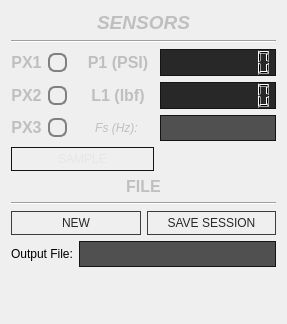
         <widget class="QWidget" name="sensorWidget" native="true">
          <property name="styleSheet">
           <string notr="true">QWidget#sensorWidget
{
  background-color: rgb(0, 0, 0,80);
  color: rgb(220,220,220);
  font-size: 11px;
  outline: none;
opacity: 0.5;
}

/**** QWidget (disabled) ****/
QWidget:disabled
{
  color: rgb(40,40,40);
}</string>
          </property>
          <layout class="QVBoxLayout" name="verticalLayout">
           <property name="sizeConstraint">
            <enum>QLayout::SetMinimumSize</enum>
           </property>
           <item>
            <widget class="QLabel" name="label_8">
             <property name="text">
              <string>&lt;html&gt;&lt;head/&gt;&lt;body&gt;&lt;p align=&quot;center&quot;&gt;&lt;span style=&quot; font-size:14pt; font-weight:600; font-style:italic; color:#bfbfbf;&quot;&gt;SENSORS&lt;/span&gt;&lt;/p&gt;&lt;/body&gt;&lt;/html&gt;</string>
             </property>
            </widget>
           </item>
           <item>
            <widget class="Line" name="line_4">
             <property name="orientation">
              <enum>Qt::Horizontal</enum>
             </property>
            </widget>
           </item>
           <item>
            <layout class="QHBoxLayout" name="pressureLayout"/>
           </item>
           <item>
            <layout class="QGridLayout" name="gridLayout_6">
             <item row="2" column="1">
              <widget class="QRadioButton" name="proxRadio2">
               <property name="styleSheet">
                <string notr="true">QRadioButton::indicator {width: 15px; height: 15px; border-radius: 7px;} QRadioButton::indicator:unchecked { background-color: qlineargradient(x1: 0, y1: 0, x2: 0, y2: 1,
                                    stop: 0 rgb(200,50,50), stop: 1 rgb(145,5,5));

border: 2px solid gray;}</string>
               </property>
               <property name="text">
                <string/>
               </property>
               <property name="checkable">
                <bool>false</bool>
               </property>
              </widget>
             </item>
             <item row="1" column="0">
              <widget class="QLabel" name="s1MSLabel">
               <property name="text">
                <string>&lt;html&gt;&lt;head/&gt;&lt;body&gt;&lt;p align=&quot;center&quot;&gt;&lt;span style=&quot; font-size:12pt; font-weight:600; color:#bfbfbf;&quot;&gt;PX1&lt;/span&gt;&lt;/p&gt;&lt;/body&gt;&lt;/html&gt;</string>
               </property>
              </widget>
             </item>
             <item row="3" column="1">
              <widget class="QRadioButton" name="proxRadio5">
               <property name="styleSheet">
                <string notr="true">QRadioButton::indicator {width: 15px; height: 15px; border-radius: 7px;} QRadioButton::indicator:unchecked { background-color: qlineargradient(x1: 0, y1: 0, x2: 0, y2: 1,
                                    stop: 0 rgb(200,50,50), stop: 1 rgb(145,5,5));

border: 2px solid gray;}</string>
               </property>
               <property name="text">
                <string/>
               </property>
               <property name="checkable">
                <bool>false</bool>
               </property>
              </widget>
             </item>
             <item row="2" column="0">
              <widget class="QLabel" name="label_10">
               <property name="text">
                <string>&lt;html&gt;&lt;head/&gt;&lt;body&gt;&lt;p align=&quot;center&quot;&gt;&lt;span style=&quot; font-size:12pt; font-weight:600; color:#bfbfbf;&quot;&gt;PX2&lt;/span&gt;&lt;/p&gt;&lt;/body&gt;&lt;/html&gt;</string>
               </property>
              </widget>
             </item>
             <item row="3" column="0">
              <widget class="QLabel" name="label_17">
               <property name="enabled">
                <bool>false</bool>
               </property>
               <property name="text">
                <string>&lt;html&gt;&lt;head/&gt;&lt;body&gt;&lt;p align=&quot;center&quot;&gt;&lt;span style=&quot; font-size:12pt; font-weight:600; color:#bfbfbf;&quot;&gt;PX3&lt;/span&gt;&lt;/p&gt;&lt;/body&gt;&lt;/html&gt;</string>
               </property>
              </widget>
             </item>
             <item row="1" column="1">
              <widget class="QRadioButton" name="proxRadio1">
               <property name="styleSheet">
                <string notr="true">QRadioButton::indicator {width: 15px; height: 15px; border-radius: 7px;} QRadioButton::indicator:unchecked {
background-color: qlineargradient(x1: 0, y1: 0, x2: 0, y2: 1,
                                    stop: 0 rgb(0, 242, 0), stop: 1 rgb(0, 170, 0));
border: 2px solid gray;}</string>
               </property>
               <property name="text">
                <string/>
               </property>
               <property name="checkable">
                <bool>false</bool>
               </property>
              </widget>
             </item>
             <item row="2" column="3">
              <widget class="QLCDNumber" name="load1LCD">
               <property name="styleSheet">
                <string notr="true">QLCDNumber
{
  background-color: rgb(40,40,40);
  border: 1px solid rgb(20,20,20);
}

/**** QLCDNumber (disabled) ****/
QLCDNumber:disabled
{
  background-color: rgb(120,120,120);
  border: 1px solid rgb(60,60,60);
}</string>
               </property>
               <property name="digitCount">
                <number>8</number>
               </property>
               <property name="mode">
                <enum>QLCDNumber::Dec</enum>
               </property>
               <property name="value" stdset="0">
                <double>0.000000000000000</double>
               </property>
              </widget>
             </item>
             <item row="1" column="2">
              <widget class="QLabel" name="label_6">
               <property name="styleSheet">
                <string notr="true">QLabel
{
  background-color: transparent;
  color: rgb(220,220,220);
  padding: 4px;
}

/**** QLabel (disabled) ****/
QLabel
{
}</string>
               </property>
               <property name="text">
                <string>&lt;html&gt;&lt;head/&gt;&lt;body&gt;&lt;p align=&quot;center&quot;&gt;&lt;span style=&quot; font-size:12pt; font-weight:600; color:#bfbfbf;&quot;&gt;P1 (PSI)&lt;/span&gt;&lt;/p&gt;&lt;/body&gt;&lt;/html&gt;</string>
               </property>
              </widget>
             </item>
             <item row="1" column="3">
              <widget class="QLCDNumber" name="pressureLCD1">
               <property name="sizePolicy">
                <sizepolicy hsizetype="Minimum" vsizetype="Minimum">
                 <horstretch>0</horstretch>
                 <verstretch>0</verstretch>
                </sizepolicy>
               </property>
               <property name="styleSheet">
                <string notr="true">QLCDNumber
{
  background-color: rgb(40,40,40);
  border: 1px solid rgb(20,20,20);
}

/**** QLCDNumber (disabled) ****/
QLCDNumber:disabled
{
  background-color: rgb(120,120,120);
  border: 1px solid rgb(60,60,60);
}</string>
               </property>
               <property name="digitCount">
                <number>8</number>
               </property>
              </widget>
             </item>
             <item row="3" column="3">
              <widget class="QLineEdit" name="lineEdit">
               <property name="sizePolicy">
                <sizepolicy hsizetype="Maximum" vsizetype="Fixed">
                 <horstretch>0</horstretch>
                 <verstretch>0</verstretch>
                </sizepolicy>
               </property>
               <property name="styleSheet">
                <string notr="true">/**** QLineEdit (enabled) ****/
QLineEdit
{
  background-color: rgb(80,80,80);
  border: 1px solid rgb(20,20,20);
  color: rgb(220,220,220);
  padding: 4px;
  selection-background-color: rgb(70,110,130);
  selection-color: white;
}

QLineEdit:focus
{
  border-color: rgb(90,200,255);
}

/**** QLineEdit (disabled) ****/
QLineEdit:disabled
{
  background-color: rgb(120,120,120);
  border-color: rgb(60,60,60);
  color: rgb(40,40,40);
}</string>
               </property>
              </widget>
             </item>
             <item row="3" column="2">
              <widget class="QLabel" name="label">
               <property name="text">
                <string>&lt;html&gt;&lt;head/&gt;&lt;body&gt;&lt;p align=&quot;center&quot;&gt;&lt;span style=&quot; font-style:italic; color:#bfbfbf;&quot;&gt;Fs (Hz):&lt;/span&gt;&lt;/p&gt;&lt;/body&gt;&lt;/html&gt;</string>
               </property>
              </widget>
             </item>
             <item row="4" column="0" colspan="3">
              <widget class="QPushButton" name="sensorBTN">
               <property name="styleSheet">
                <string notr="true">QPushButton
{
  background-color: qlineargradient(x1: 0, y1: 0, x2: 0, y2: 1,
                                    stop: 0 rgb(120,120,120), stop: 1 rgb(80,80,80));
  border: 1px solid rgb(20,20,20);
  color: rgb(230,230,230);
  padding: 4px 8px;
}

QPushButton:hover
{
 background-color: qlineargradient(x1: 0, y1: 0, x2: 0, y2: 1,
                                    stop: 0 rgb(0, 242, 0), stop: 1 rgb(0, 170, 0));
}

QPushButton:pressed
{
  border-color: rgb(125,75,0);
  padding: 1px -1px -1px 1px;
}

/**** QPushButton (checkable) ****/
QPushButton:checked
{
  background-color: qlineargradient(x1: 0, y1: 0, x2: 0, y2: 1,
                                    stop: 0 rgb(200,50,50), stop: 1 rgb(145,5,5));
  color: rgb(20,20,20);
}

QPushButton:checked:hover
{
  background-color: qlineargradient(x1: 0, y1: 0, x2: 0, y2: 1,
                                    stop: 0 rgb(200,50,50), stop: 1 rgb(145,5,5));
}

/**** QPushButton (disabled) ****/
QPushButton:disabled
{
  background-color: qlineargradient(x1: 0, y1: 0, x2: 0, y2: 1,
                                    stop: 0 rgb(160,160,160), stop: 1 rgb(120,120,120));
  border-color: rgb(60,60,60);
  color: rgb(40,40,40);
}</string>
               </property>
               <property name="text">
                <string>SAMPLE</string>
               </property>
               <property name="checkable">
                <bool>true</bool>
               </property>
              </widget>
             </item>
             <item row="2" column="2">
              <widget class="QLabel" name="label_3">
               <property name="styleSheet">
                <string notr="true">QLabel
{
  background-color: transparent;
  color: rgb(220,220,220);
  padding: 4px;
}

/**** QLabel (disabled) ****/
QLabel
{
}</string>
               </property>
               <property name="text">
                <string>&lt;html&gt;&lt;head/&gt;&lt;body&gt;&lt;p align=&quot;center&quot;&gt;&lt;span style=&quot; font-size:12pt; font-weight:600; color:#bfbfbf;&quot;&gt;L1 (lbf)&lt;/span&gt;&lt;/p&gt;&lt;/body&gt;&lt;/html&gt;</string>
               </property>
              </widget>
             </item>
            </layout>
           </item>
           <item>
            <widget class="QLabel" name="label_12">
             <property name="text">
              <string>&lt;html&gt;&lt;head/&gt;&lt;body&gt;&lt;p align=&quot;center&quot;&gt;&lt;span style=&quot; font-size:12pt; font-weight:600; color:#bfbfbf;&quot;&gt;FILE&lt;/span&gt;&lt;/p&gt;&lt;/body&gt;&lt;/html&gt;</string>
             </property>
            </widget>
           </item>
           <item>
            <widget class="Line" name="line_13">
             <property name="orientation">
              <enum>Qt::Horizontal</enum>
             </property>
            </widget>
           </item>
           <item>
            <layout class="QHBoxLayout" name="horizontalLayout_4">
             <item>
              <widget class="QPushButton" name="newSessionBTN">
               <property name="enabled">
                <bool>false</bool>
               </property>
               <property name="styleSheet">
                <string notr="true">QPushButton
{
  background-color: qlineargradient(x1: 0, y1: 0, x2: 0, y2: 1,
                                    stop: 0 rgb(120,120,120), stop: 1 rgb(80,80,80));
  border: 1px solid rgb(20,20,20);
  color: rgb(230,230,230);
  padding: 4px 8px;
}

QPushButton:hover
{
  background-color: rgb(150,95,15);
}

QPushButton:pressed
{
  border-color: rgb(125,75,0);
  padding: 1px -1px -1px 1px;
}

/**** QPushButton (checkable) ****/
QPushButton:checked
{
  background-color: qlineargradient(x1: 0, y1: 0, x2: 0, y2: 1,
                                    stop: 0 rgb(40,150,200), stop: 1 rgb(90,200,255));
  color: rgb(20,20,20);
}

QPushButton:checked:hover
{
  background-color: rgb(70,110,130);
}

/**** QPushButton (disabled) ****/
QPushButton:disabled
{
  background-color: qlineargradient(x1: 0, y1: 0, x2: 0, y2: 1,
                                    stop: 0 rgb(160,160,160), stop: 1 rgb(120,120,120));
  border-color: rgb(60,60,60);
  color: rgb(40,40,40);
}</string>
               </property>
               <property name="text">
                <string>NEW</string>
               </property>
              </widget>
             </item>
             <item>
              <widget class="QPushButton" name="saveSessionBTN">
               <property name="enabled">
                <bool>false</bool>
               </property>
               <property name="styleSheet">
                <string notr="true">QPushButton
{
  background-color: qlineargradient(x1: 0, y1: 0, x2: 0, y2: 1,
                                    stop: 0 rgb(120,120,120), stop: 1 rgb(80,80,80));
  border: 1px solid rgb(20,20,20);
  color: rgb(230,230,230);
  padding: 4px 8px;
}

QPushButton:hover
{
  background-color: rgb(150,95,15);
}

QPushButton:pressed
{
  border-color: rgb(125,75,0);
  padding: 1px -1px -1px 1px;
}

/**** QPushButton (checkable) ****/
QPushButton:checked
{
  background-color: qlineargradient(x1: 0, y1: 0, x2: 0, y2: 1,
                                    stop: 0 rgb(40,150,200), stop: 1 rgb(90,200,255));
  color: rgb(20,20,20);
}

QPushButton:checked:hover
{
  background-color: rgb(70,110,130);
}

/**** QPushButton (disabled) ****/
QPushButton:disabled
{
  background-color: qlineargradient(x1: 0, y1: 0, x2: 0, y2: 1,
                                    stop: 0 rgb(160,160,160), stop: 1 rgb(120,120,120));
  border-color: rgb(60,60,60);
  color: rgb(40,40,40);
}</string>
               </property>
               <property name="text">
                <string>SAVE SESSION</string>
               </property>
              </widget>
             </item>
            </layout>
           </item>
           <item>
            <layout class="QHBoxLayout" name="filePathLayout">
             <item>
              <widget class="QLabel" name="label_14">
               <property name="text">
                <string>&lt;html&gt;&lt;head/&gt;&lt;body&gt;&lt;p align=&quot;center&quot;&gt;&lt;span style=&quot; color:#ffffff;&quot;&gt;Output File:&lt;/span&gt;&lt;/p&gt;&lt;/body&gt;&lt;/html&gt;</string>
               </property>
              </widget>
             </item>
             <item>
              <widget class="QLineEdit" name="fileNameEdit">
               <property name="styleSheet">
                <string notr="true">/**** QLineEdit (enabled) ****/
QLineEdit
{
  background-color: rgb(80,80,80);
  border: 1px solid rgb(20,20,20);
  color: rgb(220,220,220);
  padding: 4px;
  selection-background-color: rgb(70,110,130);
  selection-color: white;
}

QLineEdit:focus
{
  border-color: rgb(90,200,255);
}

/**** QLineEdit (disabled) ****/
QLineEdit:disabled
{
  background-color: rgb(120,120,120);
  border-color: rgb(60,60,60);
  color: rgb(40,40,40);
}</string>
               </property>
               <property name="readOnly">
                <bool>true</bool>
               </property>
              </widget>
             </item>
            </layout>
           </item>
           <item>
            <layout class="QHBoxLayout" name="horizontalLayout_9"/>
           </item>
           <item>
            <spacer name="verticalSpacer_3">
             <property name="orientation">
              <enum>Qt::Vertical</enum>
             </property>
             <property name="sizeHint" stdset="0">
              <size>
               <width>20</width>
               <height>40</height>
              </size>
             </property>
            </spacer>
           </item>
           <item>
            <widget class="Line" name="line_11">
             <property name="orientation">
              <enum>Qt::Vertical</enum>
             </property>
            </widget>
           </item>
          </layout>
         </widget>
